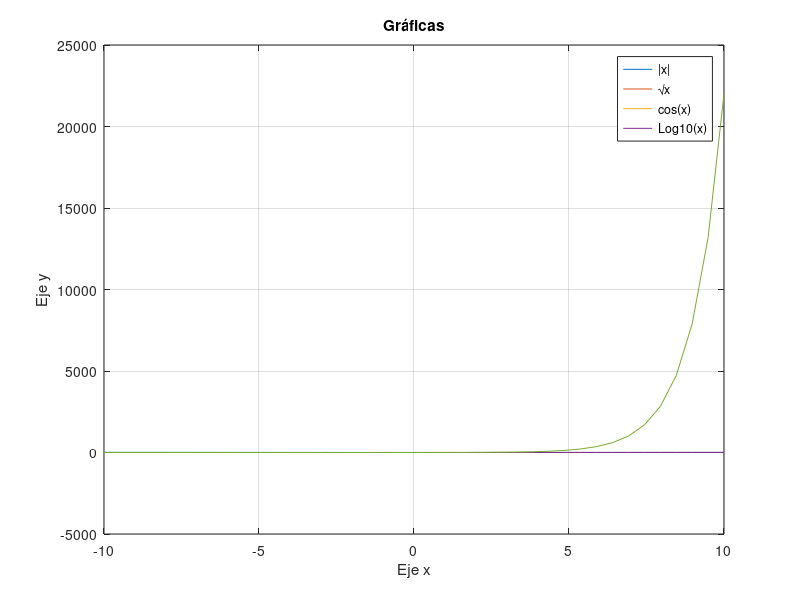

The MATLAB script that drew this image:
clc
%Acá creamos un vector de valores (lim inferior, lim superior, n puntos)
x = linspace (-10, 10, 40);

y_abs = abs(x);
y_raiz = sqrt(x);
y_cos = cos(x);
y_e = exp(x);
y_log = log10(x);

%Acá graficamos las funciones
plot (x, y_abs, x, y_raiz, x, y_cos, x, y_log, x, y_e);

%Acá ponemos titulo, leyenda y etiquetas ejes
title ('Gráficas');

legend('|x|','√x', 'cos(x)', 'Log10(x)');
%, 'e^x'
xlabel('Eje x');
ylabel('Eje y');

hold on
grid on
